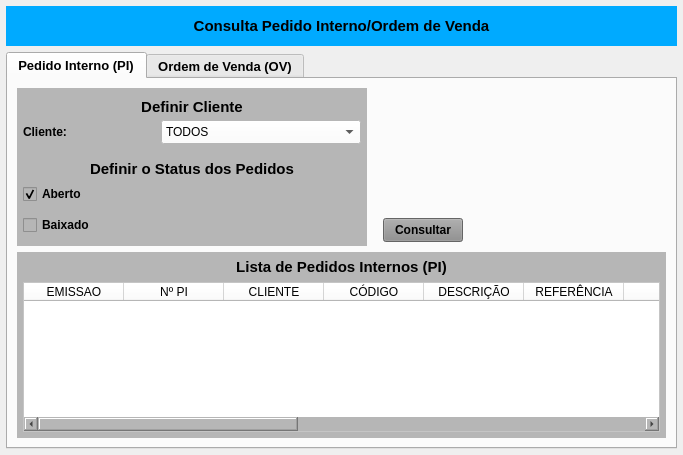
<?xml version="1.0" encoding="UTF-8"?>
<ui version="4.0">
 <class>MainWindow</class>
 <widget class="QMainWindow" name="MainWindow">
  <property name="geometry">
   <rect>
    <x>0</x>
    <y>0</y>
    <width>683</width>
    <height>455</height>
   </rect>
  </property>
  <property name="windowTitle">
   <string>Status Vendas</string>
  </property>
  <widget class="QWidget" name="centralwidget">
   <layout class="QVBoxLayout" name="verticalLayout">
    <property name="leftMargin">
     <number>6</number>
    </property>
    <property name="topMargin">
     <number>6</number>
    </property>
    <property name="rightMargin">
     <number>6</number>
    </property>
    <property name="bottomMargin">
     <number>6</number>
    </property>
    <item>
     <widget class="QWidget" name="widget_cabecalho" native="true">
      <property name="sizePolicy">
       <sizepolicy hsizetype="Preferred" vsizetype="Fixed">
        <horstretch>0</horstretch>
        <verstretch>0</verstretch>
       </sizepolicy>
      </property>
      <property name="minimumSize">
       <size>
        <width>0</width>
        <height>40</height>
       </size>
      </property>
      <property name="maximumSize">
       <size>
        <width>16777215</width>
        <height>40</height>
       </size>
      </property>
      <property name="styleSheet">
       <string notr="true">background-color: rgb(0, 170, 255);</string>
      </property>
      <layout class="QHBoxLayout" name="horizontalLayout">
       <property name="spacing">
        <number>0</number>
       </property>
       <property name="leftMargin">
        <number>15</number>
       </property>
       <property name="topMargin">
        <number>6</number>
       </property>
       <property name="rightMargin">
        <number>15</number>
       </property>
       <property name="bottomMargin">
        <number>6</number>
       </property>
       <item>
        <widget class="QLabel" name="label_13">
         <property name="sizePolicy">
          <sizepolicy hsizetype="Minimum" vsizetype="Preferred">
           <horstretch>0</horstretch>
           <verstretch>0</verstretch>
          </sizepolicy>
         </property>
         <property name="minimumSize">
          <size>
           <width>300</width>
           <height>0</height>
          </size>
         </property>
         <property name="font">
          <font>
           <pointsize>11</pointsize>
           <weight>75</weight>
           <bold>true</bold>
          </font>
         </property>
         <property name="text">
          <string>Consulta Pedido Interno/Ordem de Venda</string>
         </property>
         <property name="alignment">
          <set>Qt::AlignCenter</set>
         </property>
        </widget>
       </item>
      </layout>
     </widget>
    </item>
    <item>
     <widget class="QTabWidget" name="tabWidget">
      <property name="font">
       <font>
        <pointsize>10</pointsize>
        <weight>75</weight>
        <bold>true</bold>
       </font>
      </property>
      <property name="styleSheet">
       <string notr="true"/>
      </property>
      <property name="currentIndex">
       <number>0</number>
      </property>
      <widget class="QWidget" name="tab_4">
       <attribute name="title">
        <string>Pedido Interno (PI)</string>
       </attribute>
       <layout class="QVBoxLayout" name="verticalLayout_2">
        <item>
         <widget class="QWidget" name="widget_2" native="true">
          <layout class="QVBoxLayout" name="verticalLayout_3">
           <property name="spacing">
            <number>6</number>
           </property>
           <property name="leftMargin">
            <number>0</number>
           </property>
           <property name="topMargin">
            <number>0</number>
           </property>
           <property name="rightMargin">
            <number>0</number>
           </property>
           <property name="bottomMargin">
            <number>0</number>
           </property>
           <item>
            <widget class="QWidget" name="widget_3" native="true">
             <property name="maximumSize">
              <size>
               <width>16777215</width>
               <height>160</height>
              </size>
             </property>
             <layout class="QHBoxLayout" name="horizontalLayout_5">
              <property name="leftMargin">
               <number>0</number>
              </property>
              <property name="topMargin">
               <number>0</number>
              </property>
              <property name="rightMargin">
               <number>0</number>
              </property>
              <property name="bottomMargin">
               <number>0</number>
              </property>
              <item>
               <widget class="QWidget" name="widget_Cor1" native="true">
                <property name="sizePolicy">
                 <sizepolicy hsizetype="Preferred" vsizetype="Preferred">
                  <horstretch>0</horstretch>
                  <verstretch>0</verstretch>
                 </sizepolicy>
                </property>
                <property name="minimumSize">
                 <size>
                  <width>350</width>
                  <height>0</height>
                 </size>
                </property>
                <property name="maximumSize">
                 <size>
                  <width>350</width>
                  <height>16777215</height>
                 </size>
                </property>
                <property name="styleSheet">
                 <string notr="true">background-color: rgb(182, 182, 182);</string>
                </property>
                <layout class="QVBoxLayout" name="verticalLayout_8">
                 <property name="spacing">
                  <number>1</number>
                 </property>
                 <property name="leftMargin">
                  <number>1</number>
                 </property>
                 <property name="topMargin">
                  <number>10</number>
                 </property>
                 <property name="rightMargin">
                  <number>1</number>
                 </property>
                 <property name="bottomMargin">
                  <number>6</number>
                 </property>
                 <item>
                  <widget class="QLabel" name="label_55">
                   <property name="minimumSize">
                    <size>
                     <width>0</width>
                     <height>0</height>
                    </size>
                   </property>
                   <property name="maximumSize">
                    <size>
                     <width>16777215</width>
                     <height>25</height>
                    </size>
                   </property>
                   <property name="font">
                    <font>
                     <pointsize>11</pointsize>
                     <weight>75</weight>
                     <bold>true</bold>
                    </font>
                   </property>
                   <property name="text">
                    <string>Definir Cliente</string>
                   </property>
                   <property name="alignment">
                    <set>Qt::AlignCenter</set>
                   </property>
                  </widget>
                 </item>
                 <item>
                  <widget class="QWidget" name="widget_31" native="true">
                   <property name="minimumSize">
                    <size>
                     <width>0</width>
                     <height>30</height>
                    </size>
                   </property>
                   <property name="maximumSize">
                    <size>
                     <width>16777215</width>
                     <height>30</height>
                    </size>
                   </property>
                   <property name="styleSheet">
                    <string notr="true"/>
                   </property>
                   <layout class="QHBoxLayout" name="horizontalLayout_27">
                    <property name="spacing">
                     <number>5</number>
                    </property>
                    <property name="leftMargin">
                     <number>5</number>
                    </property>
                    <property name="topMargin">
                     <number>3</number>
                    </property>
                    <property name="rightMargin">
                     <number>5</number>
                    </property>
                    <property name="bottomMargin">
                     <number>3</number>
                    </property>
                    <item>
                     <widget class="QLabel" name="label_58">
                      <property name="minimumSize">
                       <size>
                        <width>75</width>
                        <height>0</height>
                       </size>
                      </property>
                      <property name="maximumSize">
                       <size>
                        <width>75</width>
                        <height>16777215</height>
                       </size>
                      </property>
                      <property name="font">
                       <font>
                        <pointsize>9</pointsize>
                        <weight>75</weight>
                        <bold>true</bold>
                       </font>
                      </property>
                      <property name="text">
                       <string>Cliente:</string>
                      </property>
                      <property name="alignment">
                       <set>Qt::AlignLeading|Qt::AlignLeft|Qt::AlignVCenter</set>
                      </property>
                     </widget>
                    </item>
                    <item>
                     <widget class="QLabel" name="label_5">
                      <property name="text">
                       <string/>
                      </property>
                     </widget>
                    </item>
                    <item>
                     <widget class="QComboBox" name="combo_Cliente_PI">
                      <property name="sizePolicy">
                       <sizepolicy hsizetype="Preferred" vsizetype="Preferred">
                        <horstretch>0</horstretch>
                        <verstretch>0</verstretch>
                       </sizepolicy>
                      </property>
                      <property name="minimumSize">
                       <size>
                        <width>200</width>
                        <height>0</height>
                       </size>
                      </property>
                      <property name="maximumSize">
                       <size>
                        <width>200</width>
                        <height>16777215</height>
                       </size>
                      </property>
                      <property name="font">
                       <font>
                        <pointsize>9</pointsize>
                       </font>
                      </property>
                      <property name="styleSheet">
                       <string notr="true">background-color: rgb(255, 255, 255);</string>
                      </property>
                      <item>
                       <property name="text">
                        <string>TODOS</string>
                       </property>
                      </item>
                      <item>
                       <property name="text">
                        <string>103 - HOMEBAG</string>
                       </property>
                      </item>
                      <item>
                       <property name="text">
                        <string>2 - KOBA</string>
                       </property>
                      </item>
                      <item>
                       <property name="text">
                        <string>6 - PACIFIL</string>
                       </property>
                      </item>
                      <item>
                       <property name="text">
                        <string>5 - PLASTICOS ARACAJU</string>
                       </property>
                      </item>
                      <item>
                       <property name="text">
                        <string>4 - PLASTICOS SUZUKI</string>
                       </property>
                      </item>
                      <item>
                       <property name="text">
                        <string>8 - RECICLADORA</string>
                       </property>
                      </item>
                      <item>
                       <property name="text">
                        <string>86 - TASHIRO &amp; TAKATA</string>
                       </property>
                      </item>
                      <item>
                       <property name="text">
                        <string>3 - VOTI</string>
                       </property>
                      </item>
                     </widget>
                    </item>
                   </layout>
                  </widget>
                 </item>
                 <item>
                  <widget class="QLabel" name="label_54">
                   <property name="minimumSize">
                    <size>
                     <width>0</width>
                     <height>30</height>
                    </size>
                   </property>
                   <property name="maximumSize">
                    <size>
                     <width>16777215</width>
                     <height>30</height>
                    </size>
                   </property>
                   <property name="font">
                    <font>
                     <pointsize>11</pointsize>
                     <weight>75</weight>
                     <bold>true</bold>
                    </font>
                   </property>
                   <property name="text">
                    <string>Definir o Status dos Pedidos</string>
                   </property>
                   <property name="alignment">
                    <set>Qt::AlignBottom|Qt::AlignHCenter</set>
                   </property>
                  </widget>
                 </item>
                 <item>
                  <widget class="QWidget" name="widget_40" native="true">
                   <property name="minimumSize">
                    <size>
                     <width>0</width>
                     <height>30</height>
                    </size>
                   </property>
                   <property name="maximumSize">
                    <size>
                     <width>16777215</width>
                     <height>30</height>
                    </size>
                   </property>
                   <property name="styleSheet">
                    <string notr="true"/>
                   </property>
                   <layout class="QHBoxLayout" name="horizontalLayout_33">
                    <property name="spacing">
                     <number>5</number>
                    </property>
                    <property name="leftMargin">
                     <number>5</number>
                    </property>
                    <property name="topMargin">
                     <number>3</number>
                    </property>
                    <property name="rightMargin">
                     <number>5</number>
                    </property>
                    <property name="bottomMargin">
                     <number>3</number>
                    </property>
                    <item>
                     <widget class="QCheckBox" name="check_Aberto_PI">
                      <property name="font">
                       <font>
                        <pointsize>9</pointsize>
                        <weight>75</weight>
                        <bold>true</bold>
                       </font>
                      </property>
                      <property name="text">
                       <string>Aberto</string>
                      </property>
                      <property name="checked">
                       <bool>true</bool>
                      </property>
                     </widget>
                    </item>
                    <item>
                     <widget class="QLabel" name="label_2">
                      <property name="text">
                       <string/>
                      </property>
                     </widget>
                    </item>
                   </layout>
                  </widget>
                 </item>
                 <item>
                  <widget class="QWidget" name="widget_34" native="true">
                   <property name="minimumSize">
                    <size>
                     <width>0</width>
                     <height>30</height>
                    </size>
                   </property>
                   <property name="maximumSize">
                    <size>
                     <width>16777215</width>
                     <height>30</height>
                    </size>
                   </property>
                   <property name="styleSheet">
                    <string notr="true"/>
                   </property>
                   <layout class="QHBoxLayout" name="horizontalLayout_30">
                    <property name="spacing">
                     <number>5</number>
                    </property>
                    <property name="leftMargin">
                     <number>5</number>
                    </property>
                    <property name="topMargin">
                     <number>3</number>
                    </property>
                    <property name="rightMargin">
                     <number>5</number>
                    </property>
                    <property name="bottomMargin">
                     <number>3</number>
                    </property>
                    <item>
                     <widget class="QCheckBox" name="check_Baixado_PI">
                      <property name="font">
                       <font>
                        <pointsize>9</pointsize>
                        <weight>75</weight>
                        <bold>true</bold>
                       </font>
                      </property>
                      <property name="text">
                       <string>Baixado</string>
                      </property>
                     </widget>
                    </item>
                    <item>
                     <widget class="QLabel" name="label_8">
                      <property name="text">
                       <string/>
                      </property>
                     </widget>
                    </item>
                   </layout>
                  </widget>
                 </item>
                </layout>
               </widget>
              </item>
              <item>
               <widget class="QWidget" name="widget_5" native="true">
                <widget class="QPushButton" name="btn_Consultar_PI">
                 <property name="geometry">
                  <rect>
                   <x>10</x>
                   <y>130</y>
                   <width>80</width>
                   <height>24</height>
                  </rect>
                 </property>
                 <property name="sizePolicy">
                  <sizepolicy hsizetype="Fixed" vsizetype="Preferred">
                   <horstretch>0</horstretch>
                   <verstretch>0</verstretch>
                  </sizepolicy>
                 </property>
                 <property name="maximumSize">
                  <size>
                   <width>80</width>
                   <height>16777215</height>
                  </size>
                 </property>
                 <property name="font">
                  <font>
                   <pointsize>9</pointsize>
                   <weight>75</weight>
                   <bold>true</bold>
                  </font>
                 </property>
                 <property name="cursor">
                  <cursorShape>PointingHandCursor</cursorShape>
                 </property>
                 <property name="styleSheet">
                  <string notr="true">background-color: rgb(141, 141, 141);</string>
                 </property>
                 <property name="text">
                  <string>Consultar</string>
                 </property>
                </widget>
               </widget>
              </item>
             </layout>
            </widget>
           </item>
           <item>
            <widget class="QWidget" name="widget_Cor2" native="true">
             <property name="styleSheet">
              <string notr="true">background-color: rgb(182, 182, 182);</string>
             </property>
             <layout class="QVBoxLayout" name="verticalLayout_4">
              <property name="leftMargin">
               <number>6</number>
              </property>
              <property name="topMargin">
               <number>6</number>
              </property>
              <property name="rightMargin">
               <number>6</number>
              </property>
              <property name="bottomMargin">
               <number>6</number>
              </property>
              <item>
               <widget class="QLabel" name="label_14">
                <property name="sizePolicy">
                 <sizepolicy hsizetype="Minimum" vsizetype="Preferred">
                  <horstretch>0</horstretch>
                  <verstretch>0</verstretch>
                 </sizepolicy>
                </property>
                <property name="minimumSize">
                 <size>
                  <width>300</width>
                  <height>0</height>
                 </size>
                </property>
                <property name="maximumSize">
                 <size>
                  <width>16777215</width>
                  <height>25</height>
                 </size>
                </property>
                <property name="font">
                 <font>
                  <pointsize>11</pointsize>
                  <weight>75</weight>
                  <bold>true</bold>
                 </font>
                </property>
                <property name="text">
                 <string>Lista de Pedidos Internos (PI)</string>
                </property>
                <property name="alignment">
                 <set>Qt::AlignCenter</set>
                </property>
               </widget>
              </item>
              <item>
               <widget class="QTableWidget" name="table_PI">
                <property name="sizePolicy">
                 <sizepolicy hsizetype="Preferred" vsizetype="Preferred">
                  <horstretch>0</horstretch>
                  <verstretch>0</verstretch>
                 </sizepolicy>
                </property>
                <property name="font">
                 <font>
                  <pointsize>9</pointsize>
                 </font>
                </property>
                <property name="styleSheet">
                 <string notr="true">background-color: rgb(255, 255, 255);</string>
                </property>
                <column>
                 <property name="text">
                  <string>EMISSAO</string>
                 </property>
                </column>
                <column>
                 <property name="text">
                  <string>Nº PI</string>
                 </property>
                </column>
                <column>
                 <property name="text">
                  <string>CLIENTE</string>
                 </property>
                </column>
                <column>
                 <property name="text">
                  <string>CÓDIGO</string>
                 </property>
                </column>
                <column>
                 <property name="text">
                  <string>DESCRIÇÃO</string>
                 </property>
                </column>
                <column>
                 <property name="text">
                  <string>REFERÊNCIA</string>
                 </property>
                </column>
                <column>
                 <property name="text">
                  <string>UM</string>
                 </property>
                </column>
                <column>
                 <property name="text">
                  <string>QTDE</string>
                 </property>
                </column>
                <column>
                 <property name="text">
                  <string>DATA ENTR.</string>
                 </property>
                </column>
                <column>
                 <property name="text">
                  <string>SOLICITANTE</string>
                 </property>
                </column>
                <column>
                 <property name="text">
                  <string>NUM_REQ</string>
                 </property>
                </column>
                <column>
                 <property name="text">
                  <string>PC</string>
                 </property>
                </column>
                <column>
                 <property name="text">
                  <string>STATUS</string>
                 </property>
                </column>
                <column>
                 <property name="text">
                  <string>OBS</string>
                 </property>
                </column>
               </widget>
              </item>
             </layout>
            </widget>
           </item>
          </layout>
         </widget>
        </item>
       </layout>
      </widget>
      <widget class="QWidget" name="tab_5">
       <attribute name="title">
        <string>Ordem de Venda (OV)</string>
       </attribute>
       <layout class="QVBoxLayout" name="verticalLayout_7">
        <item>
         <widget class="QWidget" name="widget_6" native="true">
          <layout class="QVBoxLayout" name="verticalLayout_5">
           <property name="spacing">
            <number>6</number>
           </property>
           <property name="leftMargin">
            <number>0</number>
           </property>
           <property name="topMargin">
            <number>0</number>
           </property>
           <property name="rightMargin">
            <number>0</number>
           </property>
           <property name="bottomMargin">
            <number>0</number>
           </property>
           <item>
            <widget class="QWidget" name="widget_7" native="true">
             <property name="maximumSize">
              <size>
               <width>16777215</width>
               <height>160</height>
              </size>
             </property>
             <layout class="QHBoxLayout" name="horizontalLayout_7">
              <property name="leftMargin">
               <number>0</number>
              </property>
              <property name="topMargin">
               <number>0</number>
              </property>
              <property name="rightMargin">
               <number>0</number>
              </property>
              <property name="bottomMargin">
               <number>0</number>
              </property>
              <item>
               <widget class="QWidget" name="widget_Cor3" native="true">
                <property name="sizePolicy">
                 <sizepolicy hsizetype="Preferred" vsizetype="Preferred">
                  <horstretch>0</horstretch>
                  <verstretch>0</verstretch>
                 </sizepolicy>
                </property>
                <property name="minimumSize">
                 <size>
                  <width>350</width>
                  <height>0</height>
                 </size>
                </property>
                <property name="maximumSize">
                 <size>
                  <width>350</width>
                  <height>16777215</height>
                 </size>
                </property>
                <property name="styleSheet">
                 <string notr="true">background-color: rgb(182, 182, 182);</string>
                </property>
                <layout class="QVBoxLayout" name="verticalLayout_9">
                 <property name="spacing">
                  <number>1</number>
                 </property>
                 <property name="leftMargin">
                  <number>1</number>
                 </property>
                 <property name="topMargin">
                  <number>10</number>
                 </property>
                 <property name="rightMargin">
                  <number>1</number>
                 </property>
                 <property name="bottomMargin">
                  <number>6</number>
                 </property>
                 <item>
                  <widget class="QLabel" name="label_56">
                   <property name="minimumSize">
                    <size>
                     <width>0</width>
                     <height>0</height>
                    </size>
                   </property>
                   <property name="maximumSize">
                    <size>
                     <width>16777215</width>
                     <height>25</height>
                    </size>
                   </property>
                   <property name="font">
                    <font>
                     <pointsize>11</pointsize>
                     <weight>75</weight>
                     <bold>true</bold>
                    </font>
                   </property>
                   <property name="text">
                    <string>Definir Cliente</string>
                   </property>
                   <property name="alignment">
                    <set>Qt::AlignCenter</set>
                   </property>
                  </widget>
                 </item>
                 <item>
                  <widget class="QWidget" name="widget_32" native="true">
                   <property name="minimumSize">
                    <size>
                     <width>0</width>
                     <height>30</height>
                    </size>
                   </property>
                   <property name="maximumSize">
                    <size>
                     <width>16777215</width>
                     <height>30</height>
                    </size>
                   </property>
                   <property name="styleSheet">
                    <string notr="true"/>
                   </property>
                   <layout class="QHBoxLayout" name="horizontalLayout_28">
                    <property name="spacing">
                     <number>5</number>
                    </property>
                    <property name="leftMargin">
                     <number>5</number>
                    </property>
                    <property name="topMargin">
                     <number>3</number>
                    </property>
                    <property name="rightMargin">
                     <number>5</number>
                    </property>
                    <property name="bottomMargin">
                     <number>3</number>
                    </property>
                    <item>
                     <widget class="QLabel" name="label_59">
                      <property name="minimumSize">
                       <size>
                        <width>75</width>
                        <height>0</height>
                       </size>
                      </property>
                      <property name="maximumSize">
                       <size>
                        <width>75</width>
                        <height>16777215</height>
                       </size>
                      </property>
                      <property name="font">
                       <font>
                        <pointsize>9</pointsize>
                        <weight>75</weight>
                        <bold>true</bold>
                       </font>
                      </property>
                      <property name="text">
                       <string>Cliente:</string>
                      </property>
                      <property name="alignment">
                       <set>Qt::AlignLeading|Qt::AlignLeft|Qt::AlignVCenter</set>
                      </property>
                     </widget>
                    </item>
                    <item>
                     <widget class="QLabel" name="label_6">
                      <property name="text">
                       <string/>
                      </property>
                     </widget>
                    </item>
                    <item>
                     <widget class="QComboBox" name="combo_Cliente_OV">
                      <property name="sizePolicy">
                       <sizepolicy hsizetype="Preferred" vsizetype="Preferred">
                        <horstretch>0</horstretch>
                        <verstretch>0</verstretch>
                       </sizepolicy>
                      </property>
                      <property name="minimumSize">
                       <size>
                        <width>200</width>
                        <height>0</height>
                       </size>
                      </property>
                      <property name="maximumSize">
                       <size>
                        <width>200</width>
                        <height>16777215</height>
                       </size>
                      </property>
                      <property name="font">
                       <font>
                        <pointsize>9</pointsize>
                       </font>
                      </property>
                      <property name="styleSheet">
                       <string notr="true">background-color: rgb(255, 255, 255);</string>
                      </property>
                      <item>
                       <property name="text">
                        <string>TODOS</string>
                       </property>
                      </item>
                      <item>
                       <property name="text">
                        <string>103 - HOMEBAG</string>
                       </property>
                      </item>
                      <item>
                       <property name="text">
                        <string>2 - KOBA</string>
                       </property>
                      </item>
                      <item>
                       <property name="text">
                        <string>6 - PACIFIL</string>
                       </property>
                      </item>
                      <item>
                       <property name="text">
                        <string>5 - PLASTICOS ARACAJU</string>
                       </property>
                      </item>
                      <item>
                       <property name="text">
                        <string>4 - PLASTICOS SUZUKI</string>
                       </property>
                      </item>
                      <item>
                       <property name="text">
                        <string>8 - RECICLADORA</string>
                       </property>
                      </item>
                      <item>
                       <property name="text">
                        <string>86 - TASHIRO &amp; TAKATA</string>
                       </property>
                      </item>
                      <item>
                       <property name="text">
                        <string>3 - VOTI</string>
                       </property>
                      </item>
                     </widget>
                    </item>
                   </layout>
                  </widget>
                 </item>
                 <item>
                  <widget class="QLabel" name="label_57">
                   <property name="minimumSize">
                    <size>
                     <width>0</width>
                     <height>30</height>
                    </size>
                   </property>
                   <property name="maximumSize">
                    <size>
                     <width>16777215</width>
                     <height>30</height>
                    </size>
                   </property>
                   <property name="font">
                    <font>
                     <pointsize>11</pointsize>
                     <weight>75</weight>
                     <bold>true</bold>
                    </font>
                   </property>
                   <property name="text">
                    <string>Definir o Status dos Pedidos</string>
                   </property>
                   <property name="alignment">
                    <set>Qt::AlignBottom|Qt::AlignHCenter</set>
                   </property>
                  </widget>
                 </item>
                 <item>
                  <widget class="QWidget" name="widget_41" native="true">
                   <property name="minimumSize">
                    <size>
                     <width>0</width>
                     <height>30</height>
                    </size>
                   </property>
                   <property name="maximumSize">
                    <size>
                     <width>16777215</width>
                     <height>30</height>
                    </size>
                   </property>
                   <property name="styleSheet">
                    <string notr="true"/>
                   </property>
                   <layout class="QHBoxLayout" name="horizontalLayout_34">
                    <property name="spacing">
                     <number>5</number>
                    </property>
                    <property name="leftMargin">
                     <number>5</number>
                    </property>
                    <property name="topMargin">
                     <number>3</number>
                    </property>
                    <property name="rightMargin">
                     <number>5</number>
                    </property>
                    <property name="bottomMargin">
                     <number>3</number>
                    </property>
                    <item>
                     <widget class="QCheckBox" name="check_Aberto_OV">
                      <property name="font">
                       <font>
                        <pointsize>9</pointsize>
                        <weight>75</weight>
                        <bold>true</bold>
                       </font>
                      </property>
                      <property name="text">
                       <string>Aberto</string>
                      </property>
                      <property name="checked">
                       <bool>true</bool>
                      </property>
                     </widget>
                    </item>
                    <item>
                     <widget class="QLabel" name="label_3">
                      <property name="text">
                       <string/>
                      </property>
                     </widget>
                    </item>
                   </layout>
                  </widget>
                 </item>
                 <item>
                  <widget class="QWidget" name="widget_35" native="true">
                   <property name="minimumSize">
                    <size>
                     <width>0</width>
                     <height>30</height>
                    </size>
                   </property>
                   <property name="maximumSize">
                    <size>
                     <width>16777215</width>
                     <height>30</height>
                    </size>
                   </property>
                   <property name="styleSheet">
                    <string notr="true"/>
                   </property>
                   <layout class="QHBoxLayout" name="horizontalLayout_31">
                    <property name="spacing">
                     <number>5</number>
                    </property>
                    <property name="leftMargin">
                     <number>5</number>
                    </property>
                    <property name="topMargin">
                     <number>3</number>
                    </property>
                    <property name="rightMargin">
                     <number>5</number>
                    </property>
                    <property name="bottomMargin">
                     <number>3</number>
                    </property>
                    <item>
                     <widget class="QCheckBox" name="check_Baixado_OV">
                      <property name="font">
                       <font>
                        <pointsize>9</pointsize>
                        <weight>75</weight>
                        <bold>true</bold>
                       </font>
                      </property>
                      <property name="text">
                       <string>Baixado</string>
                      </property>
                     </widget>
                    </item>
                    <item>
                     <widget class="QLabel" name="label_9">
                      <property name="text">
                       <string/>
                      </property>
                     </widget>
                    </item>
                   </layout>
                  </widget>
                 </item>
                </layout>
               </widget>
              </item>
              <item>
               <widget class="QWidget" name="widget_8" native="true">
                <widget class="QPushButton" name="btn_Consultar_OV">
                 <property name="geometry">
                  <rect>
                   <x>10</x>
                   <y>130</y>
                   <width>80</width>
                   <height>24</height>
                  </rect>
                 </property>
                 <property name="sizePolicy">
                  <sizepolicy hsizetype="Fixed" vsizetype="Preferred">
                   <horstretch>0</horstretch>
                   <verstretch>0</verstretch>
                  </sizepolicy>
                 </property>
                 <property name="maximumSize">
                  <size>
                   <width>80</width>
                   <height>16777215</height>
                  </size>
                 </property>
                 <property name="font">
                  <font>
                   <pointsize>9</pointsize>
                   <weight>75</weight>
                   <bold>true</bold>
                  </font>
                 </property>
                 <property name="cursor">
                  <cursorShape>PointingHandCursor</cursorShape>
                 </property>
                 <property name="styleSheet">
                  <string notr="true">background-color: rgb(141, 141, 141);</string>
                 </property>
                 <property name="text">
                  <string>Consultar</string>
                 </property>
                </widget>
               </widget>
              </item>
             </layout>
            </widget>
           </item>
           <item>
            <widget class="QWidget" name="widget_Cor4" native="true">
             <property name="styleSheet">
              <string notr="true">background-color: rgb(182, 182, 182);</string>
             </property>
             <layout class="QVBoxLayout" name="verticalLayout_6">
              <property name="leftMargin">
               <number>6</number>
              </property>
              <property name="topMargin">
               <number>6</number>
              </property>
              <property name="rightMargin">
               <number>6</number>
              </property>
              <property name="bottomMargin">
               <number>6</number>
              </property>
              <item>
               <widget class="QLabel" name="label_15">
                <property name="sizePolicy">
                 <sizepolicy hsizetype="Minimum" vsizetype="Preferred">
                  <horstretch>0</horstretch>
                  <verstretch>0</verstretch>
                 </sizepolicy>
                </property>
                <property name="minimumSize">
                 <size>
                  <width>300</width>
                  <height>0</height>
                 </size>
                </property>
                <property name="maximumSize">
                 <size>
                  <width>16777215</width>
                  <height>25</height>
                 </size>
                </property>
                <property name="font">
                 <font>
                  <pointsize>11</pointsize>
                  <weight>75</weight>
                  <bold>true</bold>
                 </font>
                </property>
                <property name="text">
                 <string>Lista de Ordens de Venda (OV)</string>
                </property>
                <property name="alignment">
                 <set>Qt::AlignCenter</set>
                </property>
               </widget>
              </item>
              <item>
               <widget class="QTableWidget" name="table_OV">
                <property name="sizePolicy">
                 <sizepolicy hsizetype="Preferred" vsizetype="Preferred">
                  <horstretch>0</horstretch>
                  <verstretch>0</verstretch>
                 </sizepolicy>
                </property>
                <property name="font">
                 <font>
                  <pointsize>9</pointsize>
                 </font>
                </property>
                <property name="styleSheet">
                 <string notr="true">background-color: rgb(255, 255, 255);</string>
                </property>
                <column>
                 <property name="text">
                  <string>EMISSAO</string>
                 </property>
                </column>
                <column>
                 <property name="text">
                  <string>Nº OV</string>
                 </property>
                </column>
                <column>
                 <property name="text">
                  <string>CLIENTE</string>
                 </property>
                </column>
                <column>
                 <property name="text">
                  <string>CÓDIGO</string>
                 </property>
                </column>
                <column>
                 <property name="text">
                  <string>DESCRIÇÃO</string>
                 </property>
                </column>
                <column>
                 <property name="text">
                  <string>REFERÊNCIA</string>
                 </property>
                </column>
                <column>
                 <property name="text">
                  <string>UM</string>
                 </property>
                </column>
                <column>
                 <property name="text">
                  <string>QTDE TOTAL</string>
                 </property>
                </column>
                <column>
                 <property name="text">
                  <string>QTDE ENTR.</string>
                 </property>
                </column>
                <column>
                 <property name="text">
                  <string>Nº PI</string>
                 </property>
                </column>
                <column>
                 <property name="text">
                  <string>NUM_REQ</string>
                 </property>
                </column>
                <column>
                 <property name="text">
                  <string>OBS</string>
                 </property>
                </column>
               </widget>
              </item>
             </layout>
            </widget>
           </item>
          </layout>
         </widget>
        </item>
       </layout>
      </widget>
     </widget>
    </item>
   </layout>
  </widget>
 </widget>
 <resources/>
 <connections/>
</ui>
